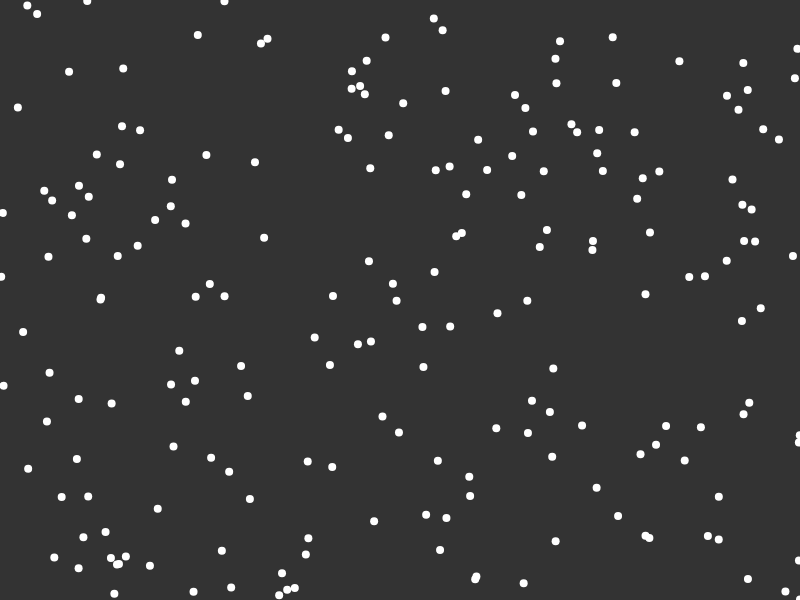
Frame 1 (no input)
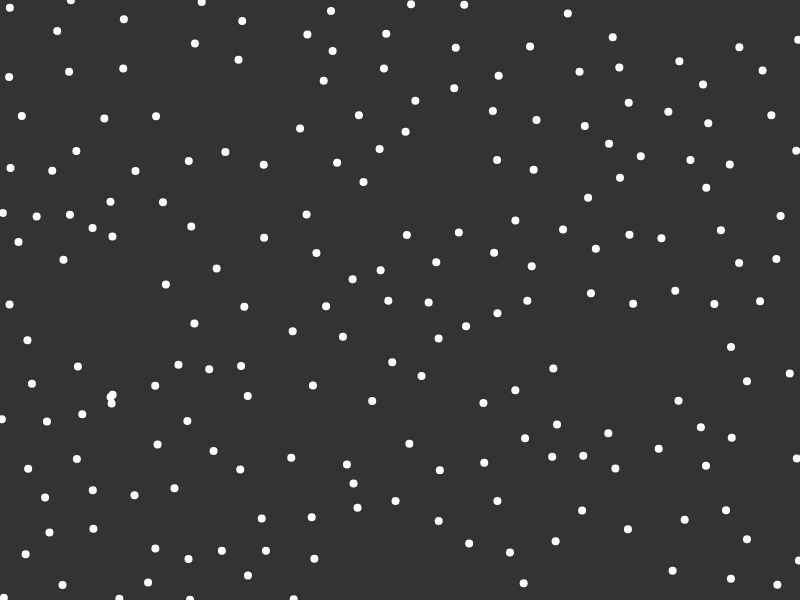
Frame 60 (no input)
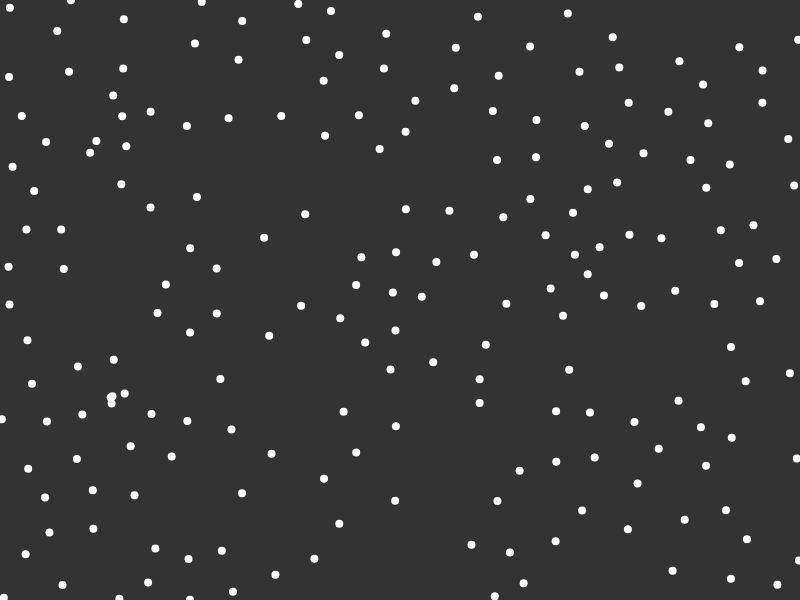
Frame 120 (the mouse pressed at the canvas centre since frame 60)

The p5.js sketch that drew these frames (run headless with seeded random() and noise() and a simulated clock; from frame 60 on, the mouse is pressed at the canvas centre):

// p5.js sketch
// ── sketch.js
//simulation variables: variabelen die de gebruiker kan aanpassen om de simulatie te bepalen
//standaardwaarden staan hier maar kunnen via GUI worden aangepast
//nog toe te voegen: max snelheid, max acceleratie, masker, ziekte eigenschappen, recovery tijd,
var afstandStraal = 30; //10 pixels = 1m
let store = {
  x : 390,
  y : 290,
  max : 1200,
  min : 1050
}
let bubbels = {
  max : 1200,
  min : 1050,
  size : 4,
  lengte : 250
}
let disease = {
  compartimentPeriodes: [0, 20, 40, 0], //gemiddelde periode dat een agent zich in elke fase bevindt (in secondes niet frames), is nul als het niet van tijd afhangt [vatbaar, incubatie, ziek, hersteld/dood]
  hoesttijd : 30, //periode tussen hoestjes in frames (30fps)
  infectieFunctie : null, //wordt gevuld in setup() is de waarschijnlijkheid op infectie op basis van afstand
  infectieRadius : 30,
  masker : 0.7, //infectiemultiplier
  vaccin : 0.1,  //infectiemultiplier
  assymptomatisch : 1, //infectiemultiplier
  incubatie : 1, //infectiemultiplier
}
let maatregels = { //simulatie parameters zijn universeel
  bubbels : true,
  socialDistance : true,
  winkel : false,
  masker : false, //% agents met masker (uitgezonderd anti maatregels)
  vaccinPercent : 0, //% mensen gevaccineerd (uitgezonderd anti maatregels)
  antiMaatregel : 0, //% anti maatregels (geen masker, vaccin of social distancing)
}
let infectieFunctieString = "pow(1.36 , -4*x)";

//statistieken variabelen
let current = [0, 0, 0, 0, 0, 0, 0] //#vatbaar, #incubatie, #ziek, #hersteld, #antiCovid, #masker, #vaccin
let history = []

let agents = [];
let eenzameAgents = []; // agents die willen socializen en een bubbel willen vormen

function setup() {
  createCanvas(800, 600);
  console.rainbow("Welkom bij mijn simulatie");

  frameRate(30);//framerate op 30 zetten, wordt makkelijk om later te berekenen hoe lang agents bij elkaar in de buurt zijn in "echte tijd"

  for (var i = 0; i < 200; i++) {
    agents.push(new agent(random(width), random(height), i)); //maak 100 agents verspreid random over het veld
  }

  maakWaarschijnlijkheidsFunctie(infectieFunctieString);

  current[0] = agents.length;

  //maatregel variabelen toepassen
  maakAntiCovid();
  draagMasker();
  vaccineren();
}

function draw() {
  background(51);
  for (let x of agents) {
    x.show();
    //x.afstand();
    //x.gaNaar(400, 300);
    x.update();
  }

  if (frameCount % disease.hoesttijd == 0) {
    for (let x of agents) {
      x.versprijd();
    }
    //voeg current toe aan history
    opslaan();
  }

  // teken winkel
  if (maatregels.winkel == true) {
    push();
    fill(255, 76, 0);
    strokeWeight(3)
    stroke(25)
    square(store.x, store.y, 20);
    pop();
  }

  //zet 4 eenzame agents in een bubbel en geef ze een leider
  if (eenzameAgents.length >= bubbels.size) { 
    //slaag leider ID op en verwijder uit de lijst
    let leaderID = eenzameAgents[0]; //leider
    agents[leaderID].bubbelId = -1;
    agents[leaderID].bubbelTimer = -2;
    eenzameAgents.shift();

    //zet voor de rest van de agents bubbelId op LeaderId
    //en bubbelTimer op -2
    for (let i = 0; i < bubbels.size - 1; i++) {
      agents[eenzameAgents[0]].bubbelId = leaderID;
      agents[eenzameAgents[0]].bubbelTimer = -2;
      eenzameAgents.shift();
    }
  }


}

//bepaal de agents die een masker moeten dragen
function draagMasker() {
  current[5] = 0; //reset statistiek
  if (maatregels.masker == true) {
    for (let x of agents) {
      if (x.antiCovid == false) {x.masker = true; current[5]++;}//geef iedereen masker die geen anti covid is
    }
  } else {
    for (let x of agents) {
      x.masker = false;//iedereen doet masker uit
    }
  }
}

//bepaal wie anti covid is
function maakAntiCovid() {
  for (let x of agents) {
    x.antiCovid = false; //reset iedereen
  }
  let temp = Math.floor(agents.length * maatregels.antiMaatregel); //hoeveel man is anti maatregels
  for (let i = 0; i < temp; i++) {//kies temp aantal agents voor anti covid
    let a = random(agents);
    a.antiCovid = true;
  }
  current[4] = temp; //update statistieken
}

function vaccineren() {
  for (let x of agents) {
    x.gevacinneerd = false; //reset iedereen
  }
  current[6] = 0;//reset statistiek

  let temp = Math.floor(agents.length * (1 - maatregels.antiMaatregel)); //hoeveel man is niet anti maatregels
  temp = Math.floor(temp * maatregels.vaccinPercent); //hoeveem man is gevacineerd
 
  let x = 0;
  for (let i = 0; i < temp; i ++) {
    while (true) { //zoek de eerste agent in de lijst die geen anticovid en ongevacineerd is
      if (agents[i + x].antiCovid == false && agents[i + x].gevacinneerd == false) {
        agents[i + x].gevacinneerd = true; //vaccineer agent
        current[6]++; //voeg 1 toe aan statistieken
        break; //reset loop (zoek naar volgende ongevaccineerde)
      } else {x++;}
    }
  }
}

//maak functie die de waarschijnlijkheid geeft op infectie geeft gebaseerd op afstand en steek deze in disease.infectieFunctie
//var functie = new Function('d', 'return(d);');
//WTF dees is verdacht easy lol
function maakWaarschijnlijkheidsFunctie(f) {
  let func = f;
  func = func.replace("x", "(d / 10)"); //zorg dat in de functie 1m gelijk is aan 10 pixels

  disease.infectieFunctie = new Function("d, zieke, gezond", `
    let waarschijnlijkheid = ` + func + `; 
    if (zieke.masker == true) {waarschijnlijkheid = waarschijnlijkheid * disease.masker;}
    if (zieke.asymptomatsch == true) {waarschijnlijkheid = waarschijnlijkheid * disease.assymptomatisch;}
    if (zieke.compartiment == 1) {waarschijnlijkheid = waarschijnlijkheid * disease.incubatie;}
    if (gezond.masker == true) {waarschijnlijkheid = waarschijnlijkheid * disease.masker;} 
    if (gezond.gevacinneerd == true) {waarschijnlijkheid = waarschijnlijkheid * disease.vaccin;}
    return waarschijnlijkheid;`);
}

function start() { //start de simulatie (infecteer 1 iemand)
  agents[0].compartimentTimer = floor(disease.compartimentPeriodes[1] * (0.5 + Math.random()));
  agents[0].compartiment = 1;
  current[0]--;
  current[1]++;
  console.log("simulatie gestart");
}

function opslaan() {//slaag current statistieken op naar history
  let temp = []; //gwn copiedje maken zodat we geen reference hoeven te maken
  for (let x of current) {
    temp.push(x);
  }
  history.push(temp);
}

//function mousePressed() {agents.push(new agent(mouseX, mouseY, agents.length));}
//function mousePressed() {print(agents[0].winkelTimer)}

/*TODO
GUI
Bubbels !done!
Versprijding
grafieken? (mementeel gwn tabel)
*/

`werkt deze 
shit echt wow dit is nice lol
`
// ── GUI_integratie.js
var input = {
    agents: 0,
    gestart: false
}

//verbind alle variabelen aan de DOM inputs en pas alle maatregelen toe
function toepassen() {
    input.agents = int(document.getElementById("density").value);
    //simulatie
    store.x = int(document.getElementById("WPosX").value);
    store.y = int(document.getElementById("WPosY").value);
    store.min = int(document.getElementById("Wmin").value);
    store.min = int(document.getElementById("Wmax").value);
    bubbels.size = int(document.getElementById("Bsize").value);
    bubbels.lengte = int(document.getElementById("Blengte").value);
    bubbels.min = int(document.getElementById("Bmin").value);
    bubbels.max = int(document.getElementById("Bmax").value);
    //ziekte
    disease.hoesttijd = int(document.getElementById("hoesttijd").value);
    disease.compartimentPeriodes[1] = int(document.getElementById("incubatie").value);
    disease.compartimentPeriodes[2] = int(document.getElementById("ziek").value);
    disease.compartimentPeriodes[3] = int(document.getElementById("hersteld").value);
    infectieFunctieString = str(document.getElementById("infectieFunctie").value);
    maakWaarschijnlijkheidsFunctie(infectieFunctieString);
    disease.vaccin = 1 - float(document.getElementById("vaccinMulti").value);
    disease.masker = 1 - float(document.getElementById("maskerMulti").value);
    disease.incubatie = float(document.getElementById("incubatieMulti").value);
    //maatregelen
    maatregels.bubbels = document.getElementById("bubbels").checked;
    maatregels.socialDistance = document.getElementById("socialDistance").checked;
    afstandStraal = int(document.getElementById("straal").value);
    maatregels.winkel = document.getElementById("winkel").checked;
    maatregels.masker = document.getElementById("masker").checked;
    maatregels.vaccinPercent = float(document.getElementById("vaccinpercentage").value);
    maatregels.antiMaatregel = float(document.getElementById("antivax").value);

    maakAntiCovid();
    draagMasker();
    vaccineren();

    console.log('maatregels toepgepast!');
}


function start() { //start de simulatie (infecteer 1 iemand)
    if (input.gestart == true) {return;}
    agents = [];

    for (var i = 0; i < input.agents; i++) {
        agents.push(new agent(random(width), random(height), i)); //maak n agents verspreid random over het veld
    }

    toepassen()
    current[0] = agents.length

    //infecteer 1 iemand
    agents[0].compartimentTimer = floor(disease.compartimentPeriodes[1] * (0.5 + Math.random()));
    agents[0].compartiment = 1;
    current[0]--;
    current[1]++;
    input.gestart = true;
    console.rainbow("simulatie gestart");

    //verstop start knop
    document.getElementById("start").style.display = "none";
    document.getElementById("density").style.display = "none";
    document.getElementById("densityLabel").style.display = "none";
    document.getElementById("opslaan").style.display = "inline";
}
// ── agent.js
class agent {

    constructor(x, y, id) {
        //bewegings variabelen
        this.position = createVector(x, y);
        this.velocity = createVector(0,0);
        this.acceleration = createVector(0,0);
        this.radius = afstandStraal;
        this.socialMulti = 1;
        this.winkelTimer = floor(random(0, store.max));
        this.winkelMulti = 0.75;
        this.bubbelTimer = floor(random(0, bubbels.max));
        this.bubbelMulti = 1;
        this.bubbelId = -1; //agentId van de 'leider' van de bubbel, -1 betekend zelf de leider van de bubbbel
        this.agentId = id;

        //versprijdingsvariabelen
        this.compartiment = 0; //infectiestatus 0 = vatbaar, 1 = incubatie, 2 = ziek, 3 = hersteld/dood
        this.compartimentTimer = 0;
        this.gevacinneerd = false;
        this.masker = false;
        this.asymptomatsch = false;
        this.antiCovid = false;
    }

    show() {
        push();
        if (this.compartiment == 0) {stroke(255);}
        if (this.compartiment == 1) {stroke(205, 105, 87);}
        if (this.compartiment == 2) {stroke(200, 0, 0);}
        if (this.compartiment == 3) {stroke(100);}
        strokeWeight(8);
        point(this.position.x, this.position.y);
        pop();
    }

    versprijd() {
        //bepaal of agents geinfecteerd worden wanneer ze in de buurt zijn van iemand positief
        if (this.compartiment == 1 || this.compartiment == 2) {
            for (let a of agents) {
                if (a.compartiment != 0) {continue;} //skip loop als agent onvatbaar is
                let d = dist(a.position.x, a.position.y, this.position.x, this.position.y);
                
                //neem willekeurig getal [0,1] als dit kleiner is als de infectiewaarschijnlijkheid dan is agent geinfecteerd
                if (disease.infectieFunctie(d, this, a) >= Math.random()) {
                    a.compartimentTimer = floor(disease.compartimentPeriodes[1] * (0.5 + Math.random()));
                    a.compartiment = 1;
                    current[0]--;//update statistieken
                    current[1]++;
                }
            }
        }

        if (this.compartiment != 0) {
            if (this.compartimentTimer == 0 && disease.compartimentPeriodes[this.compartiment] != 0) { //compartiment periode is 0 wnr compartiment oneindig lang duurt
                this.compartiment++; //ga naar volgende fase
                current[this.compartiment - 1]--; //statistieken updaten
                current[this.compartiment]++;

                if (this.compartiment >= disease.compartimentPeriodes.length) {
                    this.compartiment = 0;//loop terug als herinfectie mogelijk is
                    current[3]--; //statistieken updaten
                    current[0]++;
                }

                //bereken hoe lang agents zich in deze fase zal zijn
                let temp = floor(disease.compartimentPeriodes[this.compartiment] * (0.5 + Math.random()));//tussen 50% en 150% van gemiddelde waarde
                this.compartimentTimer = temp;
            }

            //verlaag compartiment timer met 1
            else if (disease.compartimentPeriodes[this.compartiment] != 0) {this.compartimentTimer--;}
        }
    }

    update() {
        //DOEL SELECTIE (berekenen van de acceleratie vector) -------------------------------------------------
        //pas parameters aan (enkel voor antivaxers / anticoronamaatregel mensen)

        //social distancing
        let social = createVector(0, 0)
        if (maatregels.socialDistance == true && this.antiCovid == false) {
            for (let a of agents) {
                if (a == this) continue;

                let d = dist(a.position.x, a.position.y, this.position.x, this.position.y);
                if (d < this.radius) {
                    social.add(this.afstand(a));
                }
            }
            this.acceleration.add(social.mult(this.socialMulti)); //hoe balngrijk social distancing is kan hier bepaald worden
        } else {
            //willekeurig rondlopen
            social = p5.Vector.random2D();
            social.normalize();
            this.acceleration.add(social.mult(this.socialMulti));
        }


        //ga naar de winkel
        if (this.winkelTimer <= 0 && maatregels.winkel == true) {
            //winkel vector
            let v = this.gaNaar(store.x, store.y);
            if (v.mag > 8) {v.setMag(8);} //limiteer hoe groot winkel vector kan zijn
            this.acceleration.add(v.mult(this.winkelMulti)); //hoe balngrijk naarWinkel is kan hier bepaald worden

            //winkeltimer resetten
            let d = dist(this.position.x, this.position.y, store.x, store.y);
            if (d < 15) {
                this.winkelTimer--;

                if (this.winkelTimer == -2) {
                    this.winkelTimer = floor(random(store.min, store.max))
                }
            }

        } 

        //bubbels
        if (maatregels.bubbels == true) {
            if (this.bubbelTimer == 0) {
                //maak bekend dat agent eenzaam is en wil socializen
                eenzameAgents.push(this.agentId);
                this.bubbelTimer = this.bubbelTimer - 1;

            } else if (this.bubbelTimer < -1) {
                if (this.bubbelId >= 0) {
                    //als niet de leider dan ga naar de leider
                    let l = agents[this.bubbelId]; // selecteer leider
                    let v = this.gaNaar(l.position.x, l.position.y);
                    //voeg vector toe aan versnelling
                    if (v.mag > 8) {
                        v.setMag(8);
                    } //limiteer hoe groot vector kan zijn
                    this.acceleration.add(v.mult(this.bubbelMulti)); //kies hoe belangrijk

                    //wanneer dicht genoeg bij leider stop met social distancing
                    //en tel hoe lang je samen blijft
                    let d = dist(l.position.x, l.position.y, this.position.x, this.position.y);
                    if (d < this.radius + 5) {
                        this.socialMulti = 0;
                        l.socialMulti = 0;

                        if (d < this.radius) {
                            this.bubbelMulti = 0; //stop het ronddraaien

                            //tel af en reset
                            this.bubbelTimer = this.bubbelTimer - 1;
                            if (this.bubbelTimer == -2 - bubbels.lengte) { //als sociale interactie gedaan is
                                this.socialMulti = 1;
                                this.bubbelMulti = 1;
                                l.socialMulti = 1;
                                l.bubbelId = l.bubbelId - 1;
                                this.bubbelId = -1;
                                this.bubbelTimer = floor(random(bubbels.min, bubbels.max));
                            }
                        } else {
                            this.bubbelMulti = 1;
                        } //zorg dat ze niet vast komen te zitten
                    }
                } else if (this.bubbelId == -4) {
                    this.bubbelTimer = floor(random(bubbels.min, bubbels.max));
                }

            }
        }


        //vertragen zodat agenten niet constant aan het rondbewegen zijn
        if (this.acceleration.mag() == 0) {this.velocity.mult(0.8)}

        //VOORTBEWEGING ------------------------------------------------------------------------------------
        //voegsnelheid toe aan positie, versnelling aan snelheid en zet versnelling gelijk aan 0
        //limiteer de snelheid en versnelling van de agent
        if (this.acceleration.mag() > 8) {this.acceleration.setMag(8);}
        this.position.add(this.velocity);
        this.velocity.add(this.acceleration);
        if (this.velocity.mag() > 4) {this.velocity.setMag(4);}
        this.acceleration.setMag(0);

        //van wereld een donut maken
        if (this.position.x > width) {this.position.x = 0;}
        if (this.position.x < 0) {this.position.x = width;}
        if (this.position.y > height) {this.position.y = 0;}
        if (this.position.y < 0) {this.position.y = height;}

        //verwijder 1 van de benodighedentimers maar enkel als er geen andere behoefte wordt uitgevoerd
        //if (this.winkelTimer > 0 && !(this.bubbelTimer <= 0) && maatregels.winkel == true) {this.winkelTimer = this.winkelTimer - 1;}
        if (this.bubbelTimer > 0 && !(this.winkelTimer <= 0) && maatregels.bubbels == true) {this.bubbelTimer = this.bubbelTimer - 1;}
    }

    //STUREN -----------------------------------------------------------------------------------------------
    afstand(a) {
        let vector = createVector(0, 0);

            if (a == this) return vector;

            let d = dist(a.position.x, a.position.y, this.position.x, this.position.y);
                //bereken vector die wijst van de agent naar this
                let t = p5.Vector.sub(this.position, a.position);
                //pas grote van de vector aan op basis van afstand
                t.setMag(this.radius / d);
                vector.add(t);

        return vector;
    }

    gaNaar(x, y) {
        //maak vector die naar aangeduid punt wijst
        let vector = createVector(0, 0);
        let doel = createVector(x, y);

        vector.add(doel);
        vector.sub(this.position);

        return vector;
    }
}
// ── rainbow-console.js
console.rainbow = function (str) {

  const colors = [
      "red",
      "orange",
      "yellow",
      "green",
      "blue",
      "indigo",
      "violet",//white in VS Code
  ]
  
  let color_counter = 0;
  let color_direction = 1;
  let log_array = [];
  let log_string = "";
  for (var i = 0; i < str.length; i++){
      cchar = str.charAt(i)
      let color = colors[color_counter];
      let char_string;
      if(cchar != " "){
          if (color_counter >= (colors.length - 1)) {color_direction = -1};
          if (color_counter <= 0) {color_direction = 1};
          color_counter += color_direction;
          let color_string = `color:${color};font-size: large;`;
          char_string = `%c${cchar}`;
      
          log_array.push(color_string);
      } else {
          char_string = cchar;
      }
      log_string += char_string;
  }
  log_array.unshift(log_string);
  
  this.log(...log_array);
  };
